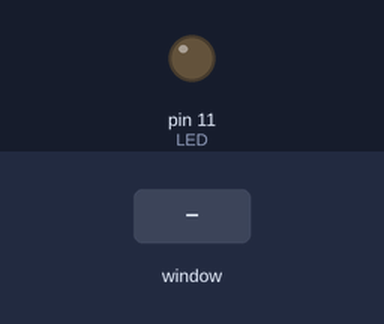
This program was run on a simulated Raspberry Pi (header pin numbers). On the bench: output pins drawn as LEDs (lit = HIGH). The test bench sets the inputs (shaded band). The desktop window is not drawn, its controls go by their first labels and the mouse button is held 0.15 s.

Above: at 1.2 s.
1.3 s: control labelled "LED" in the window clicked
At 2.3 s:
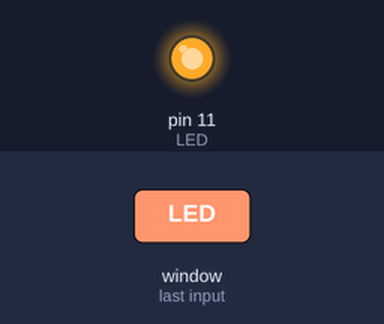
Timing chart, 0 to 4.3 s (numbered marks = the images above; inputs shaded):
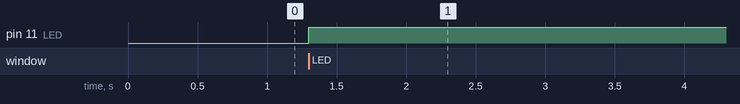

The program:

LED_tkinter.py
```python
import RPi.GPIO as GPIO
import tkinter
GPIO.setmode(GPIO.BOARD)

LED=11

GPIO.setup(LED, GPIO.OUT, initial=GPIO.LOW)

def func():
    GPIO.output(LED, not GPIO.input(LED))
root=tkinter.Tk()
label=tkinter.Label(root, text='press button')
label.pack()

button=tkinter.Button(root, text='LED', command=func)
button.pack()
root.mainloop()
GPIO.cleanup()
```

Measured:
- after the input at 1.3 s, pin 11 (LED): LOW → HIGH at once
